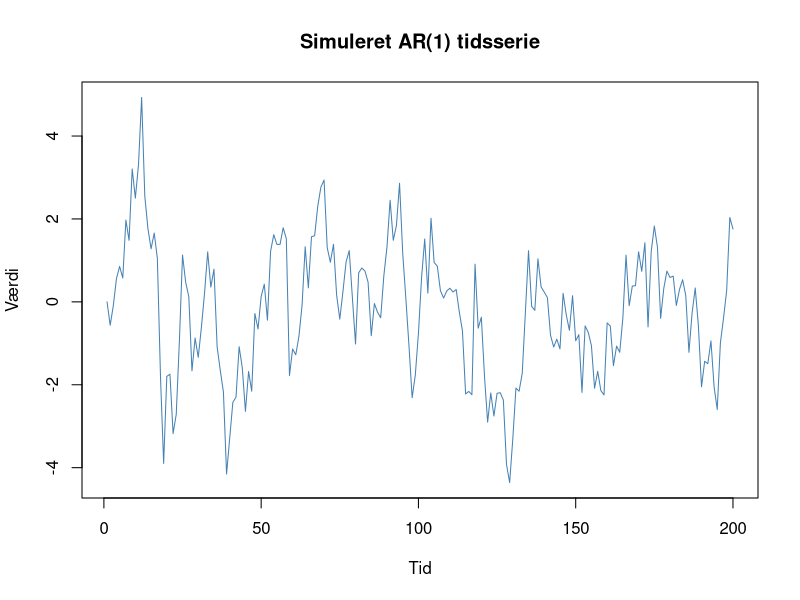

Write R code to recreate this figure.
# ── 0. Simuleret eksempel ─────────────────────────────────────
# Simuler en AR(1) tidsserie
set.seed(42)
n   <- 200
phi <- 0.8
z   <- rnorm(n)
x   <- numeric(n)

for (t in 2:n) {
  x[t] <- phi * x[t-1] + z[t]
}

# ── 1. Plot ───────────────────────────────────────────────────
plot(x, type = "l",
     main = "Simuleret AR(1) tidsserie",
     xlab = "Tid", ylab = "Værdi",
     col  = "steelblue")

# Gem plottet
dev.copy(png, "output/example_plot.png", width = 800, height = 400)
dev.off()

cat("Plot gemt i output/example_plot.png\n")
